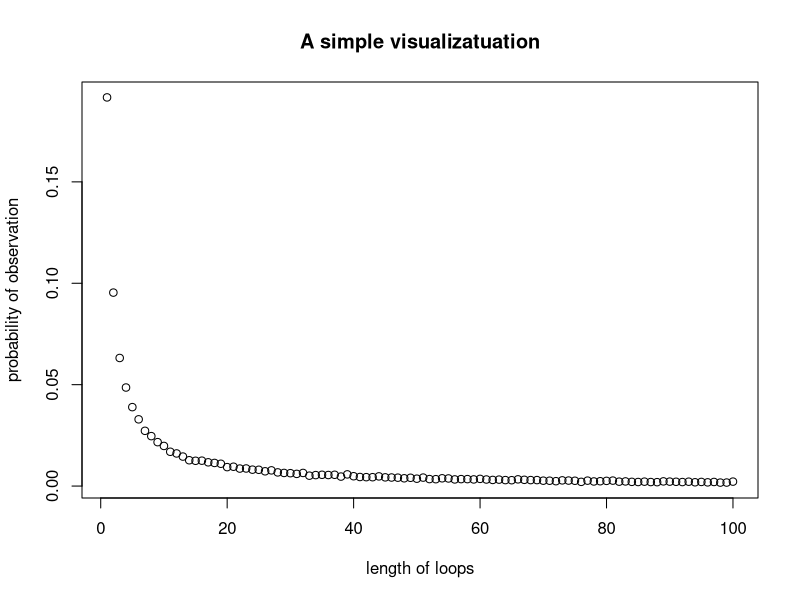

This figure's R source:
## Statistical Programming, Practical 2
## Github repo: https://github.com/ElliotLeishman/Group_Assignment_2.git
## Christos Giannikos (s2436019), Elliot Leishman (s1808740), 
## Patrick Renaud (s2462989)

## We have 2n prisoners’ numbered between 1 and 2n. Each prisoner enters a room 
## filled with 2n boxes, each boxes in turn has a number between 1 and 2n inside 
## it. Each prisoner gets to choose n boxes, if every prisoner chooses a box 
## containing their own number all prisoners go free. In this assignment we 
## investigate the effect different strategies for picking the boxes has on the 
## probability that the prisoners all go free. 
## Specifically, we investigate the following three strategies:
## 1: Each prisoner starts with the box corresponding to their number, eg. The 
## first prisoner will open the first box. If the number inside this box is the 
## prisoners’ number then the prisoner has found their number. If it isn’t they 
## move to the box corresponding to that number. This is repeated until the 
## prisoner has selected n boxes.
## 2: Exactly the same as strategy 1 but each prisoner starts with a random box.
## 3: Each prisoner chooses n boxes at random.

##General Outline: 
## We define a function called Box_Choice which returns the box choices a 
## prisoner will make depending on the strategy they have chosen. Next, we 
## define a check function which simply checks if a vector contains a specific 
## determined element. We then define a function Pone which determines the 
## probability an individual prisoner will find their number given a strategy. 
## Function Pall then determines the probability that all prisoners go free. 
## Finally, we define a function dloops to investigate the presence of
## loops in a random shuffling of boxes and then find the probability of each
## loop length 1:2n occurring at least once per shuffling.



Box_Choice <- function(n, k, box_values, strategy){
  ## This function will be called when we need a selection of boxes as chosen 
  ## by either strategy 1, 2 or 3. Its inputs are:
  ##    n - The number of boxes to be chosen,
  ##    k - The number of specific prisoner,
  ##    box_values - The number inside each box (to be generated before function
  ##    is called),
  ##    strategy - Determines which strategy we should use out of 1,2 or 3.
  ## The function outputs a vector, named choice, of n numbers between 1 and 2n 
  ## inclusive which have been chosen by following the indicated strategy.
  
  choice <- array(0, c(n)) ## Intialise choice vector
  if (strategy == 1){ ## Strategy 1
    choice[1] <- box_values[k] ## Sets first element as the number in box k.
    for (i in 2:n){
      choice[i] <- box_values[choice[i-1]]
    }
  }
  if (strategy == 2){
    random <- sample(1:(2*n), 1, replace = FALSE) ## Selects the random number
    ## to start from.
    choice[1] <- box_values[random]
    for (i in 2:n){
      choice[i] <- box_values[choice[i-1]]
    }
  }
  if (strategy == 3){
    choice <- sample(1:(2*n),n, replace = FALSE) ## Generates n random integers 
    ## between 1 and 2n.
  }
  return(choice)
}

check <- function(k, a){
  ## Function checks if a number k is in a vector a if so it returns 1 else 0.
  if (k %in% a){return(1)}
  else{return(0)}
}


Pone <- function(n, k, strategy, nreps){
  ## Function which runs a stochastic model to estimate the probability one
  ## prisoner finds their number. Its inputs are:
  ##    n - number of boxes opened by prisoner,
  ##    k - prisoner number,
  ##    strategy - strategy deployed by prisoner,
  ##    nreps - number of times we run stochastic model.
  ## It outputs a real number.
  count <- 0 ## Initialise counter
  for (i in 1:nreps){
    box_values <- sample(1:(2 * n), 2 * n, replace = FALSE) ## Generates the 
    ## numbers in each box randomly.
    count <- count + check(k, Box_Choice(n, k, box_values, strategy)) ## If the 
    ## vector returned by the Box_Choice function contains the prisoners number
    ## we add one to the counter.
  }
  return(count/nreps)
}


Pall <- function(n, strategy, nreps){
  ## Function runs a stochastic simulation to estimate the probability that all 
  ## prisoners find their number and hence are released. It has the inputs n, 
  ## strategy and nreps, which are already defined in previous functions. It
  ## returns a real number between 0 and 1.
  ## It works by first initialising a zero array of dimensions nreps x 2n. Then
  ## generating the numbers inside each box, since these numbers should be same 
  ## for all prisoners in each simulation. We then replace the entries of the
  ## array using the check and Box_Choice functions to store data on if each
  ## prisoner finds their number. We then manipulate this data to return the 
  ## probability.
  
  
  A <- array(0, c(nreps, 2 * n)) ## Set up empty array.
  for (i in 1:nreps){
    box_values <- sample(1:(2 * n), 2 * n, replace = FALSE)
    for (k in 1:(2 * n)){
      A[i,k] <- check(k, Box_Choice(n, k, box_values, strategy))
    }
  }
  x <- apply(A, 1, sum) ## Sum rows 
  x <- match(x, 2 * n)  ## Finds entries equalling 2n, these are the ones where 
  ## all prisoners find their number.
  x <- x[which(x!="NA")]## Remove NAs
  return(length(x)/ nreps)
}

## We now estimate the probability a prisoner finds their number by running the
## function Pone, for each strategy, first for n = 5. 
Pone(5, 1, 1, 1000) ;Pone(5, 1, 2, 1000);Pone(5, 1, 3, 1000)
## and then for n = 50.
Pone(50, 1, 1, 1000);Pone(50, 1, 2, 1000);Pone(50, 1, 3, 1000)
## We have set k = 1 as the choice of k is arbitrary and will not affect the 
## probabilities.

## Now we estimate the joint probability all prisoners are freed by running the
## function Pall, for each strategy, again for n = 5 and n = 50.
Pall(5, 1, 1000);Pall(5, 2, 1000);Pall(5, 3, 1000)
Pall(50, 1, 1000);Pall(50, 2, 1000);Pall(50, 3, 1000)


## The results from running the function suggest that all three strategies give 
## approximately the same chance of suggest for one prisoner. However, rather 
## surprisingly, for all the prisoners to achieve success, the first strategy is 
## much better at around 33% chance of success. We hypothesise this is due to 
## this method not being truly independent since the prisoners all start at the 
## box predetermined by their number. 

## It is worth pointing out that if strategies 2 and 3 are indeed independent as 
## the simulation would suggest, the joint probability of two prisoners being 
## set free (ie n=1) is 0.5^2 or 0.25. This is less than the probability of 100 
##prisoners being released if they follow strategy 1.



dloops <- function(n,nreps){
  ## This function simulates the probabilities that a loop of 1 to 2n length
  ## that can occur within one random shuffling of boxes. It takes the inputs n 
  ## and nreps and returns an probability vector of length 2n (loop_freq). It 
  ## first initialises a zero vector of length 2n and then for 1:nreps 
  ## iterations will generate a 2n*2n empty matrix (loops) where we can store 
  ## our found loops in order to avoid counting the same loop multiple times. 
  ## It will then sample 2n values from 1:2n simulating the boxes (b). 
  ## The function will then loop over each element of our sample (b) and search 
  ## for loops within the sample. It will then store any loops found in our 
  ## 2n*2n matrix and will count the number of times a loop of each length 
  ## occurs in the (loop_freq) vector. Once the whole sample has been checked it
  ## will start again and continue until nreps have been reached. To end, the 
  ## function will then take the (loop_freq) vector and it will divide each 
  ## element by the total number of loops which were found.
  ## The function then returns us the probability vector, whose elements 
  ## represent the probability with which loops of length 1:2n occur.
  
  
  loop_freq=array(0,2*n) # Set up empty vector to count loop length frequency
  
  for (h in 1:nreps){
    loops=array(0,c(2*n,2*n)) # Set up empty vector to store loops
    b <- sample(1:(2*n), 2*n, replace = FALSE)
    
    for (j in b){
      
      if (check(b[j],loops)==0){ # Check if loop already exists in s
        loops[j,1]<-b[j]
       
         for (i in 2:(2*n)){ # Initialise recursion
          loops[j,i]<-b[loops[j,i-1]]
          
          if (loops[j,i]==b[j]){ # Check if new box is same as original box
            loop_freq[i-1]<-loop_freq[i-1]+1
            break
          }
          
          # If we reach 2n i without finding the first number again then the
          # 2nth box must conatin the number for box 1 and so we have a loop
          # of length 2n
          if (loops[j,(2*n)]!=b[j] && loops[j,(2*n)]!=0){
            loop_freq[(2*n)]<-loop_freq[(2*n)]+1
          }
        }
      }
    }
  }
  loop_prob<-loop_freq/sum(loop_freq) # Find probabilities from frequency
  return(loop_prob) # Return the probability vector
}

# Sample of probabilities for n=50 and 10000 nreps
d<-dloops(50,10000)

## Furthermore, we will try to access the probability of no loops longer than 
## n=50 appearing in a random reshuffling of cards to boxes. This probability 
## can be estimated by 1 minus the sum the estimated probabilities of observing 
## a loop of length l, l=51,52,...,100 in a random shuffling of 100 cards, i.e.
p_under_50=1-sum(d[51:100])
p_under_50
## This probability is equal to the probability that 100 prisoners succeed in 
## finding their cards when acting under strategy 1, i.e pall(100,1,), since the
## existence or not of a loop larger than n is what determines whether they 
## succeed or not. As a result, we expect it to be close to 0.3333, since in 
## theory it is equal to 1-(1/51+1/52+...+1/100)=1/3.


## Finally, we will try to visualize the probabilities of p-under_50 that we 
## calculated with a simple scatterplot
## First, we create a data frame with the data we desire to visualize
data = data.frame( x=1:100, y=d)

## Basic scatterplot
## We place on the x-axis the possible lengths of the loops in a random 
## shuffling of 100 cards and on the y-axis the probabilities of observing 
## loops of length l
plot(data$x, data$y,
     xlab="length of loops", ylab="probability of observation",
     main="A simple visualizatuation")
   
